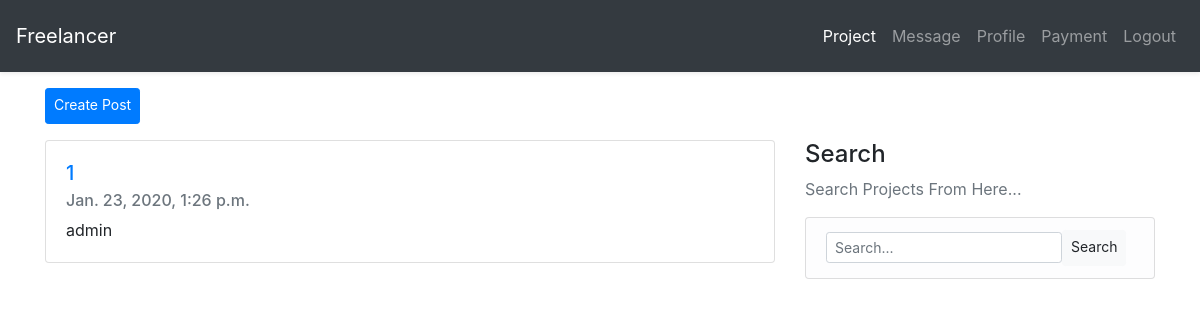
The page /project/ (signed in) on the database as committed earlier.
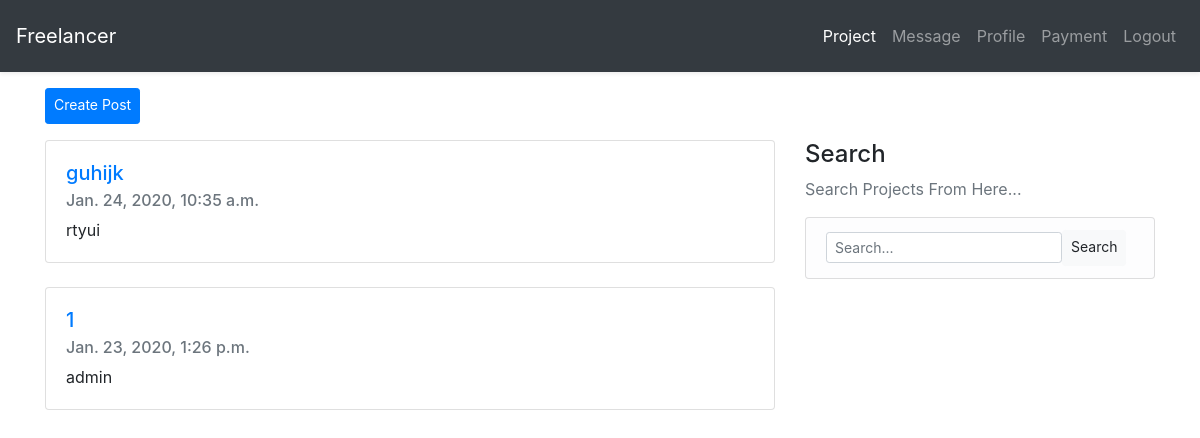
The same page on the database as committed later.
### project/models.py (models this page shows, shortened)
class Project(models.Model):
    project_id = models.AutoField(primary_key=True)
    project_title = models.CharField(max_length=100)
    project_description = models.TextField()
    project_status = models.BooleanField(default=True)
    project_type = models.CharField(max_length=30)
    project_time = models.DateTimeField(auto_now_add=True)
    user = models.ForeignKey(User, on_delete=models.CASCADE)

### project/views.py (the view)
# urls.py: path('', include('project.urls')),
def project(request):
    template = "project/project.html"
    object_list = Project.objects.filter(project_status__contains=1).order_by('-project_time')#latest projects are shown according to the latest time
    pages = pagination(request, object_list, 2)
    context={
        'items': pages[0],
        'page_range': pages[1],
        'nbar': 'project',
    }
    if request.user.is_authenticated:
        return render(request, template, context)
    else:
        return redirect('message:welcome')

### project/paginations.py (called while the page is built)
def pagination(request, data, num=10):
    paginator = Paginator(data, num)
    page = request.GET.get('page')
    try:
        items = paginator.page(page)
    except PageNotAnInteger:
        items = paginator.page(1)
    except EmptyPage:
        items = paginator.page(paginator.num_pages)
    index = items.number - 1
    max_index = len(paginator.page_range)
    start_index = 0
    end_index = max_index
    page_range = paginator.page_range[start_index:end_index]
    return items, page_range

### project/templates/project/project.html (shortened to what this page needs)
{% extends "base.html" %}
{% block content %}
<a href="{% url 'project:create' %}" class="btn btn-primary btn-sm mb-3">Create Post</a>
<div class="row">
    <div class="col-md-8">
        {% for p in items %}
        <div class="card">
            <div class="card-body">
                <a href="{{ p.project_id }}">
                    <h5 class="card-title">{{p.project_title}}</h5>
                </a>
                <h6 class="card-subtitle mb-2 text-muted">{{p.project_time}}</h6>
                <p class="card-text">{{p.project_description}}</p>
            </div>
        </div>
        <br>
        {% endfor %}
    </div>
    {% include 'project/search.html' %}
</div>
{% endblock %}

### templates/base.html (shortened to what this page needs)
{% load static %}
<!DOCTYPE html>
<html lang="en">
<head>
    <link rel="stylesheet" href="{% static 'css/bootstrap.min.css' %}">
    <link rel="stylesheet" href="{% static 'css/main.css' %}">
</head>
<body>
    {% include "navbar.html" %}
    <div class="container">
        {% block content %}
        {% endblock %}
    </div>
</body>
</html>

### templates/navbar.html (shortened to what this page needs)
<nav class="navbar navbar-expand-md navbar-dark bg-dark shadow-sm p-sm-3 mb-3">
    <a class="navbar-brand" href="/">
        Freelancer
    </a>
    <div class="collapse navbar-collapse" id="navbarSupportedContent">
        <ul class="navbar-nav ml-auto">
            {% if user.is_authenticated %}
                <li>
                    <a class="nav-link {% if nbar == 'project' %}active{% endif %}" href="{% url 'project:project' %}">Project</a>
                </li>
                <li>
                    <a class="nav-link {% if nbar == 'message' %}active{% endif %}" href="{% url 'message:message' %}">Message</a>
                </li>
                <li>
                    <a class="nav-link {% if nbar == 'profile' %}active{% endif %}" href="{% url 'user:view_profile' %}">Profile</a>
                </li>
                <li>
                    <a class="nav-link {% if nbar == 'payment' %}active{% endif %}" href="#">Payment</a>
                </li>
                <li>
                    <a class="nav-link" href="{% url 'user:logout' %}">Logout</a>
                </li>
            {% endif %}
        </ul>
    </div>
</nav>

### project/templates/project/search.html
<div class="col-md-4">
    <div class="content-section">
        <h4>Search</h4>
        <p class='text-muted'>Search Projects From Here...</p>
            <ul class="list-group">
                <li class="list-group-item list-group-item-light">
                    <form action="{% url 'project:search' %}" method="GET" class="form-inline text-right">
                        <div class="form-group">
                            <input name="q" value="{{ request.GET.q }}" class="form-control form-control-sm" type="text" placeholder="Search...">
                            <button class="btn btn-light btn-sm" type="submit" style="margin-top: 0px;">Search</button>
                        </div>
                    </form>
                </li>
            </ul>
    </div>
</div>

### static/css/main.css (style rules this page uses)
.btn { padding-bottom: 8px; padding-top: 5px; }

Rows that differ between the two databases and show on the page:
added Project: project_title "guhijk", project_time "Jan. 24, 2020, 10:35 a.m.", project_description "rtyui"
